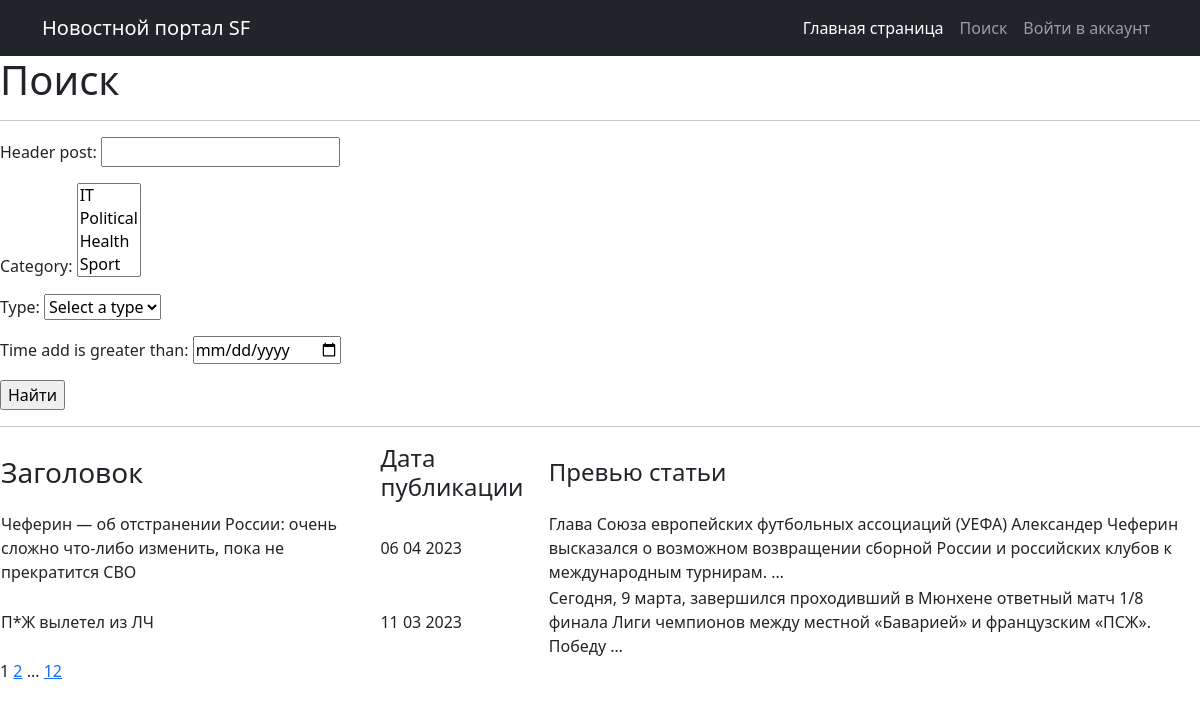
Page /news/search/ on the earlier database version.
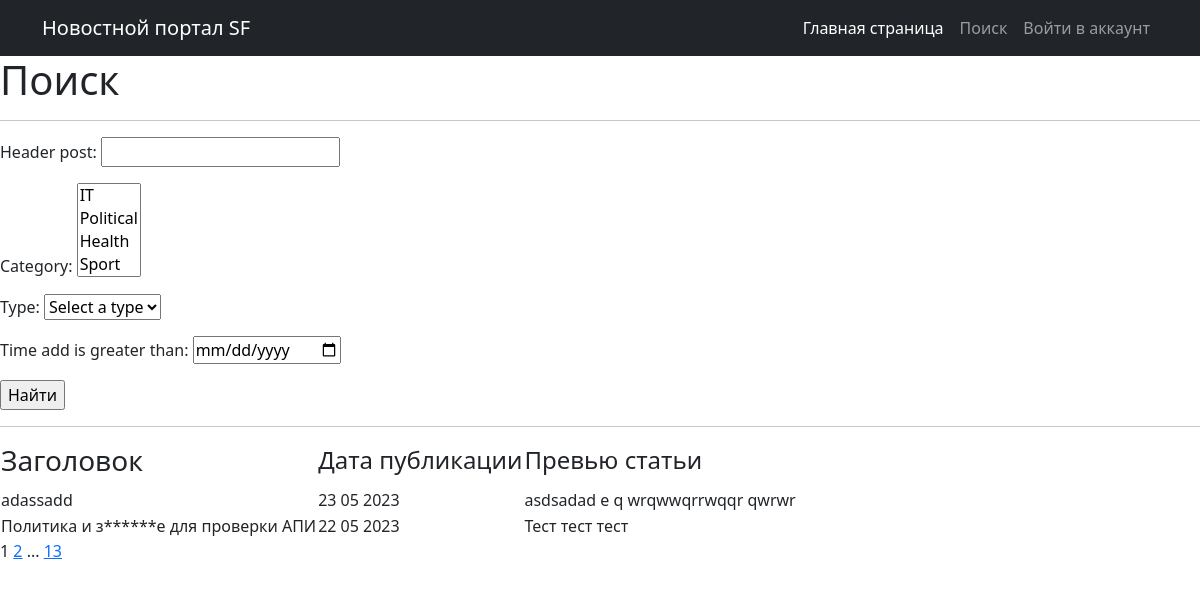
Same page on the later database version.
### news/models.py (models this page shows, shortened)
class Post(models.Model):
    news = 'NEWS'
    article = 'ART'
    TYPE = [
        (news, 'Новость'),
        (article, 'Статья')
    ]
    author = models.ForeignKey(Author, on_delete=models.CASCADE)
    category_type = models.CharField(max_length=4,
                                choices=TYPE,
                                default=news)
    time_add = models.DateTimeField(auto_now_add=True)
    category_post = models.ManyToManyField(Category, through='PostCategory')
    header_post = models.CharField(max_length=128)
    text = models.TextField()
    rating_post = models.SmallIntegerField(default=0)

### news/views.py (the view)
# urls.py: path('search/', PostSearch.as_view(), name='post_search'),
class PostSearch(ListView):
    model = Post
    ordering = '-time_add'
    template_name = 'search.html'
    context_object_name = 'posts'
    paginate_by = 2
    def get_queryset(self):
        queryset = super().get_queryset()
        self.filterset = PostFilter(self.request.GET, queryset)
        return self.filterset.qs
    def get_context_data(self, **kwargs):
        context = super().get_context_data(**kwargs)
        context['filterset'] = self.filterset
        return context

### news/models.py (called while the page is built)
    def __str__(self):
        return f'{self.name_category}'

### news/templatetags/custom_filters.py (called while the page is built)
@register.filter()
def censor(value):
    bad_words = ['редиска','гад', 'здоровье', 'ПСЖ']
    if not isinstance(value, str):
        raise TypeError(f'Недопустимое значение{type(value)} Нужно ввести строковое значение')
    for word in value.split():
        if word.lower() in bad_words or word.upper() in bad_words:
            value = value.replace(word, f'{word[0]}{"*" * (len(word) - 2)}{word[-1]}')
    return value

### news/templatetags/custom_tags.py (called while the page is built)
@register.simple_tag(takes_context=True)
def url_replace(context, **kwargs):
    d = context['request'].GET.copy()
    for k, v in kwargs.items():
        d[k] = v
    return d.urlencode()

### templates/search.html (shortened to what this page needs)
{% extends 'flatpages/default.html' %}
{% load custom_filters %}
{% load custom_tags %}
{% block content %}
<h1>Поиск</h1>
<hr>
<form action="" method="get">
       {{ filterset.form.as_p }}
       <input type="submit" value="Найти" />
</form>
 <hr>
    {% if posts %}
        <table margin="auto">
            <tr>
                <td><h3>Заголовок</h3></td>
                <td><h4>Дата публикации</h4></td>
                <td><h4>Превью статьи</h4></td>
            </tr>
            {% for post in posts %}
                <tr>
                    <td>{{post.header_post|censor}}</td>
                    <td>{{post.time_add|date:'d m Y'}}</td>
                    <td>{{post.text|truncatewords:20|censor}}</td>
                </tr>
            {% endfor %}
        </table>
    {% else %}
        <h2>Новостей нет...</h2>
    {% endif %}
    {{page_obj.number}}
    {% if page_obj.has_next %}
        <a href="?{% url_replace page=page_obj.next_page_number %}" > {{ page_obj.next_page_number }}</a>
        {% if paginator.num_pages != page_obj.next_page_number %}
            ...
            <a href="?{% url_replace page=page_obj.paginator.num_pages %}">{{ page_obj.paginator.num_pages }}</a>
        {% endif %}
    {% endif %}
{% endblock content %}

Differences in the rows shown:
no longer on this page (row unchanged): Post: header_post|censor "Чеферин — об отстранении России: очень сложно что‑либо изменить, пока не прекратится СВО", time_add "06 04 2023", text|censor "Глава Союза европейских футбольных ассоциаций (УЕФА) Александер Чеферин высказался о возможном возвращении сборной России и российских клубов к международным турнирам. …"
no longer on this page (row unchanged): Post: header_post|censor "П*Ж вылетел из ЛЧ", time_add "11 03 2023", text|censor "Сегодня, 9 марта, завершился проходивший в Мюнхене ответный матч 1/8 финала Лиги чемпионов между местной «Баварией» и французским «ПСЖ». Победу …"
added Post: header_post|censor "adassadd", time_add "23 05 2023", text|censor "asdsadad e q wrqwwqrrwqqr qwrwr"
added Post: header_post|censor "Политика и з******е для проверки АПИ", time_add "22 05 2023", text|censor "Тест тест тест"
Other differences:
{{ page_obj.paginator.num_pages }}: "12" → "13"
